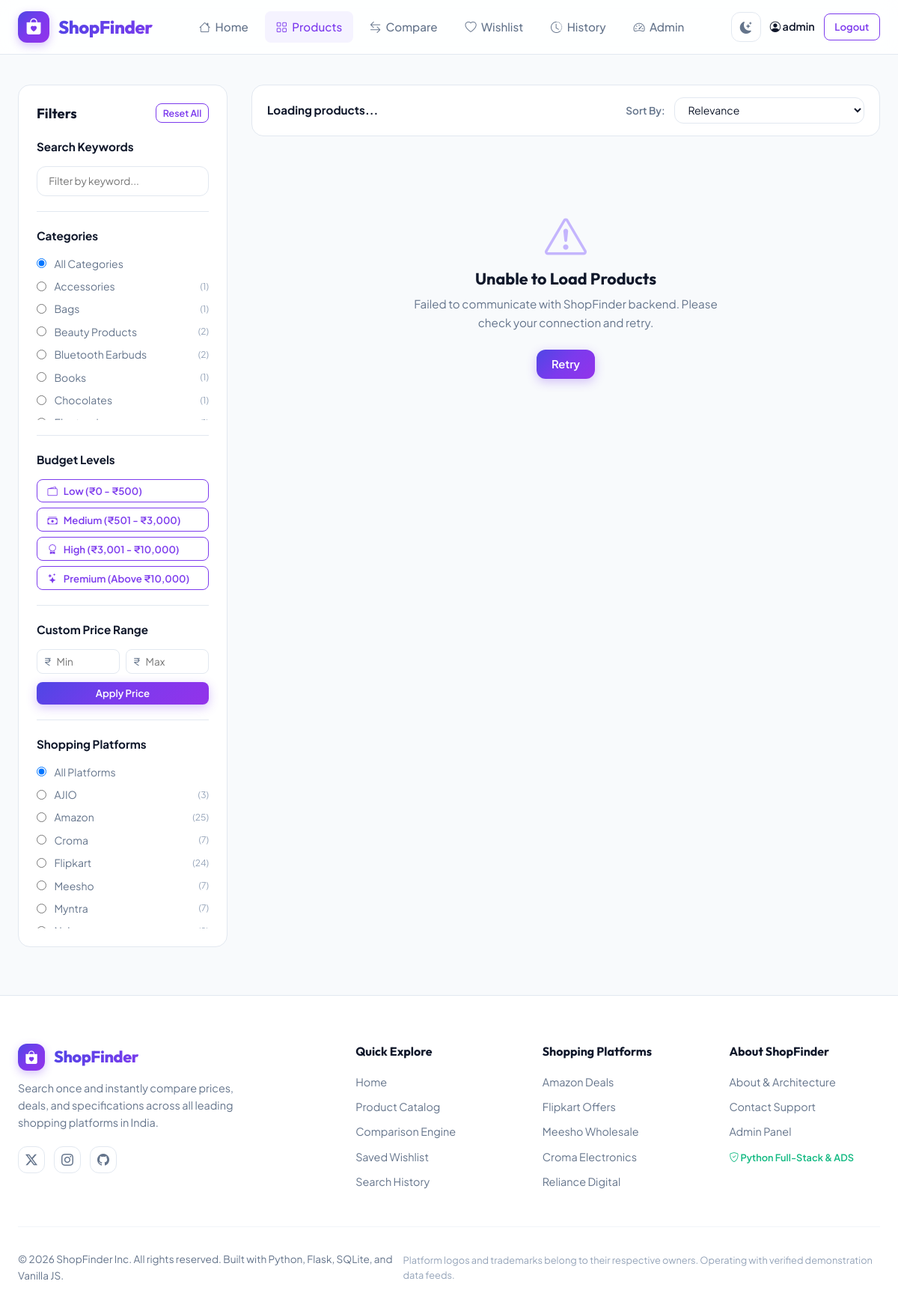
Screenshot of /products (signed in) with the database file from the repository.
### tables this page shows
CREATE TABLE categories (
        id INTEGER PRIMARY KEY AUTOINCREMENT,
        category_name TEXT UNIQUE NOT NULL,
        icon TEXT DEFAULT 'bi-tag'
    );

CREATE TABLE platforms (
        id INTEGER PRIMARY KEY AUTOINCREMENT,
        platform_name TEXT UNIQUE NOT NULL,
        website_url TEXT NOT NULL,
        logo_icon TEXT NOT NULL,
        integration_type TEXT DEFAULT 'DEMO',
        is_active INTEGER DEFAULT 1
    );

### app.py (the view)
@app.route("/products")
def products_page():
    categories = get_all_categories()
    platforms = get_all_platforms()
    brands = get_all_brands()
    return render_template(
        "products.html",
        categories=categories,
        platforms=platforms,
        brands=brands,
        budget_tiers=Config.BUDGET_TIERS
    )

### database.py (called while the page is built)
def get_db_connection():
    os.makedirs(os.path.dirname(Config.DATABASE_PATH), exist_ok=True)
    conn = sqlite3.connect(Config.DATABASE_PATH)
    conn.row_factory = sqlite3.Row
    conn.execute("PRAGMA foreign_keys = ON")
    return conn

### services/platform_service.py (called while the page is built)
def get_all_platforms() -> List[Dict[str, Any]]:
    conn = get_db_connection()
    cursor = conn.cursor()
    cursor.execute("""
        SELECT pl.*, COUNT(po.id) AS offers_count,
               AVG(po.current_price) AS avg_price,
               AVG(po.rating) AS avg_rating
        FROM platforms pl
        LEFT JOIN product_offers po ON pl.id = po.platform_id
        GROUP BY pl.id
        ORDER BY pl.platform_name ASC
    """)
    rows = cursor.fetchall()
    conn.close()
    result = []
    for r in rows:
        item = dict(r)
        item["avg_price"] = round(item["avg_price"], 2) if item["avg_price"] else 0.0
        item["avg_rating"] = round(item["avg_rating"], 1) if item["avg_rating"] else 0.0
        item["integration_badge"] = "Verified Demonstration Data" if item["integration_type"] == "DEMO" else "Live API Feed"
        result.append(item)
    return result

### services/product_service.py (called while the page is built)
def get_all_categories() -> List[Dict[str, Any]]:
    conn = get_db_connection()
    cursor = conn.cursor()
    cursor.execute("""
        SELECT c.id, c.category_name, c.icon, COUNT(p.id) AS product_count
        FROM categories c
        LEFT JOIN products p ON c.id = p.category_id
        GROUP BY c.id
        ORDER BY c.category_name ASC
    """)
    rows = cursor.fetchall()
    conn.close()
    return [dict(r) for r in rows]

def get_all_brands() -> List[str]:
    conn = get_db_connection()
    cursor = conn.cursor()
    cursor.execute("SELECT brand FROM products")
    rows = cursor.fetchall()
    conn.close()
    unique_brands: Set[str] = {r["brand"] for r in rows if r["brand"]}
    return sorted(list(unique_brands))

### templates/products.html (shortened to what this page needs)
{% extends "base.html" %}
{% block content %}
<div class="container">
    <div class="catalog-layout">
        <aside class="catalog-sidebar">
            <div style="display: flex; align-items: center; justify-content: space-between; margin-bottom: 1.25rem;">
                <h3 style="font-size: 1.15rem; font-weight: 700;">Filters</h3>
                <button id="clearFiltersBtn" class="btn btn-outline btn-sm" style="font-size: 0.78rem; padding: 0.25rem 0.55rem;">
                    Reset All
                </button>
            </div>
            <div class="filter-group">
                <div class="filter-title">Search Keywords</div>
                <div class="search-container" style="margin-bottom: 0;">
                    <input type="text" id="catalogSearchInput" class="form-control live-search-input"
                           placeholder="Filter by keyword..." style="font-size: 0.85rem;">
                </div>
            </div>
            <div class="filter-group">
                <div class="filter-title">Categories</div>
                <ul class="filter-list">
                    <li>
                        <label class="filter-checkbox-label">
                            <input type="radio" name="cat_filter" class="category-filter-item" value="" checked>
                            <span>All Categories</span>
                        </label>
                    </li>
                    {% for cat in categories %}
                    <li>
                        <label class="filter-checkbox-label">
                            <input type="radio" name="cat_filter" class="category-filter-item" value="{{ cat.id }}">
                            <span>{{ cat.category_name }}</span>
                            <span style="margin-left: auto; font-size: 0.75rem; color: var(--text-light);">({{ cat.product_count }})</span>
                        </label>
                    </li>
                    {% endfor %}
                </ul>
            </div>
            <div class="filter-group">
                <div class="filter-title">Budget Levels</div>
                <div style="display: flex; flex-direction: column; gap: 0.45rem;">
                    <button class="btn btn-outline btn-sm catalog-budget-pill" data-min="0" data-max="500" style="justify-content: flex-start;">
                        <i class="bi bi-wallet2 text-primary"></i> Low (₹0 - ₹500)
                    </button>
                    <button class="btn btn-outline btn-sm catalog-budget-pill" data-min="501" data-max="3000" style="justify-content: flex-start;">
                        <i class="bi bi-cash-stack text-primary"></i> Medium (₹501 - ₹3,000)
                    </button>
                    <button class="btn btn-outline btn-sm catalog-budget-pill" data-min="3001" data-max="10000" style="justify-content: flex-start;">
                        <i class="bi bi-award text-primary"></i> High (₹3,001 - ₹10,000)
                    </button>
                    <button class="btn btn-outline btn-sm catalog-budget-pill" data-min="10001" data-max="" style="justify-content: flex-start;">
                        <i class="bi bi-stars text-primary"></i> Premium (Above ₹10,000)
                    </button>
                </div>
            </div>
            <div class="filter-group">
                <div class="filter-title">Custom Price Range</div>
                <div class="price-inputs-row">
                    <div class="input-with-currency">
                        <span>₹</span>
                        <input type="number" id="customMinPrice" class="price-input" placeholder="Min" min="0">
                    </div>
                    <div class="input-with-currency">
                        <span>₹</span>
                        <input type="number" id="customMaxPrice" class="price-input" placeholder="Max" min="0">
                    </div>
                </div>
                <button id="applyPriceFilterBtn" class="btn btn-primary btn-sm" style="width: 100%; margin-top: 0.65rem;">
                    Apply Price
                </button>
            </div>
            <div class="filter-group">
                <div class="filter-title">Shopping Platforms</div>
                <ul class="filter-list">
                    <li>
                        <label class="filter-checkbox-label">
                            <input type="radio" name="plat_filter" class="platform-filter-item" value="" checked>
                            <span>All Platforms</span>
                        </label>
                    </li>
                    {% for p in platforms %}
                    <li>
                        <label class="filter-checkbox-label">
                            <input type="radio" name="plat_filter" class="platform-filter-item" value="{{ p.id }}">
                            <span>{{ p.platform_name }}</span>
                            <span style="margin-left: auto; font-size: 0.75rem; color: var(--text-light);">({{ p.offers_count }})</span>
                        </label>
                    </li>
                    {% endfor %}
                </ul>
            </div>
        </aside>
        <main class="catalog-main">
            <div style="background: var(--bg-surface); border: 1px solid var(--border-color); border-radius: var(--radius-lg); padding: 1rem 1.25rem; margin-bottom: 1.5rem; display: flex; align-items: center; justify-content: space-between; flex-wrap: wrap; gap: 1rem;">
                <div style="display: flex; align-items: center; gap: 0.75rem;">
                    <span id="resultsCountBadge" style="font-weight: 700; font-size: 0.95rem; color: var(--text-main);">
                        Loading products...
                    </span>
                </div>
                <div style="display: flex; align-items: center; gap: 0.75rem;">
                    <label for="catalogSortSelect" style="font-size: 0.85rem; color: var(--text-muted); font-weight: 600;">Sort By:</label>
                    <select id="catalogSortSelect" class="form-control" style="width: auto; padding: 0.4rem 0.85rem; font-size: 0.875rem;">
                        <option value="relevance">Relevance</option>
                    </select>
                </div>
            </div>
            <div id="catalogProductsGrid" class="products-grid">
            </div>
        </main>
    </div>
</div>
{% endblock %}

### rows the page displays
categories: category_name "Accessories", product_count "1"
categories: category_name "Bags", product_count "1"
categories: category_name "Beauty Products", product_count "2"
categories: category_name "Bluetooth Earbuds", product_count "2"
categories: category_name "Books", product_count "1"
categories: category_name "Chocolates", product_count "1"
platforms: platform_name "AJIO", offers_count "3"
platforms: platform_name "Amazon", offers_count "25"
platforms: platform_name "Croma", offers_count "7"
platforms: platform_name "Flipkart", offers_count "24"
platforms: platform_name "Meesho", offers_count "7"
platforms: platform_name "Myntra", offers_count "7"

### other values shown
{{ session.get('username') }} "admin"
